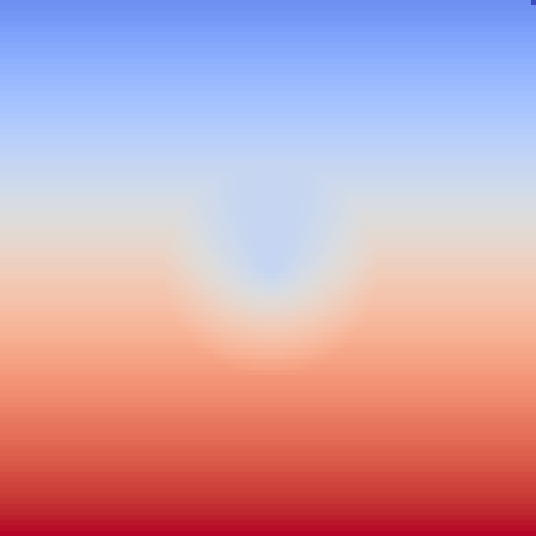
#> input picture dist_trans/test-img0.png, 536 x 536 px
$ python main.py ../dist_trans/test-img0.png
#> lines starting #> are read from the running program, lines starting #| are printed output that depends on the picture; long printed decimals are rounded
#!/usr/bin/env python3

from asyncore import read
from copy import deepcopy
import readline
import sys

import numpy as np
import cv2

if len(sys.argv) <= 1:
    print("no input")
    exit(1)

img = cv2.imread(sys.argv[1],1)
#> img is the input picture: shape (536, 536, 3); mean B, G, R 175.5, 161.9, 201.8
cv2.imshow("original",img)

colors = np.array([
    [   0,  43,  54],
    [   7,  54,  66],
    [  88, 110, 117],
    [ 101, 123, 131],
    [ 131, 148, 150],
    [ 147, 161, 161],
    [ 238, 232, 213],
    [ 253, 246, 227],
    [ 181, 137,   0],
    [ 203,  75,  22],
    [ 220,  50,  47],
    [ 211,  54, 130],
    [ 108, 113, 196],
    [  38, 139, 210],
    [  42, 161, 152],
    [ 133, 153,   0],
])

q = 0.5

forward_conversion = cv2.COLOR_RGB2BGR
backward_conversion = cv2.COLOR_BGR2RGB

# preprocess
colors = cv2.cvtColor(colors.reshape((1,-1,3)).astype(np.float32), forward_conversion).reshape((-1,3))
Z = cv2.cvtColor(img.astype(np.float32), forward_conversion).reshape((-1,3))

# conversion
diff = Z.reshape((-1,3, 1)) - colors.T.reshape((1,3,-1))
w = np.linalg.norm(diff, axis=1)

# q = np.mean(np.min(w, axis=1)) / np.mean(np.max(w, axis=1))
q = np.min(np.mean(w, axis=1)) / np.max(np.mean(w, axis=1))
#> q = 0.736

w = 1/w
w = w / np.sum(w, axis=1, keepdims=True)
w[np.isnan(w)] = 1.0
res = w @ colors

# consolidate result

print(q)
#| 0.7361
res = q*res + (1-q)*Z

res = res.reshape((img.shape))
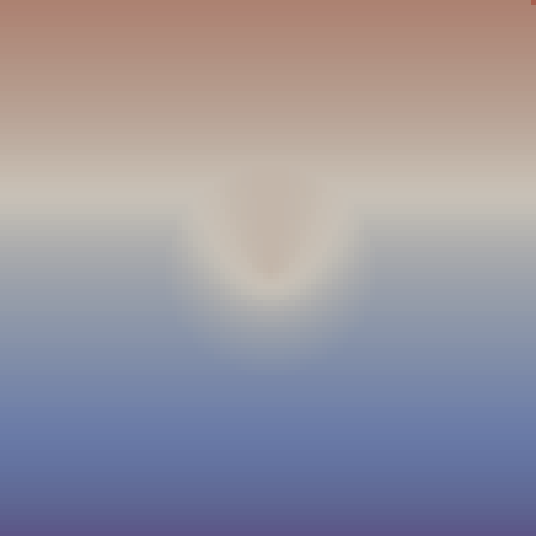
#> res: shape (536, 536, 3) float32; mean B, G, R 158.6, 148.5, 153

res = cv2.cvtColor(res, backward_conversion)
res = np.round(res)
res = res.astype(np.uint8)


cv2.imshow("res",res)
cv2.waitKey()
cv2.destroyAllWindows()
